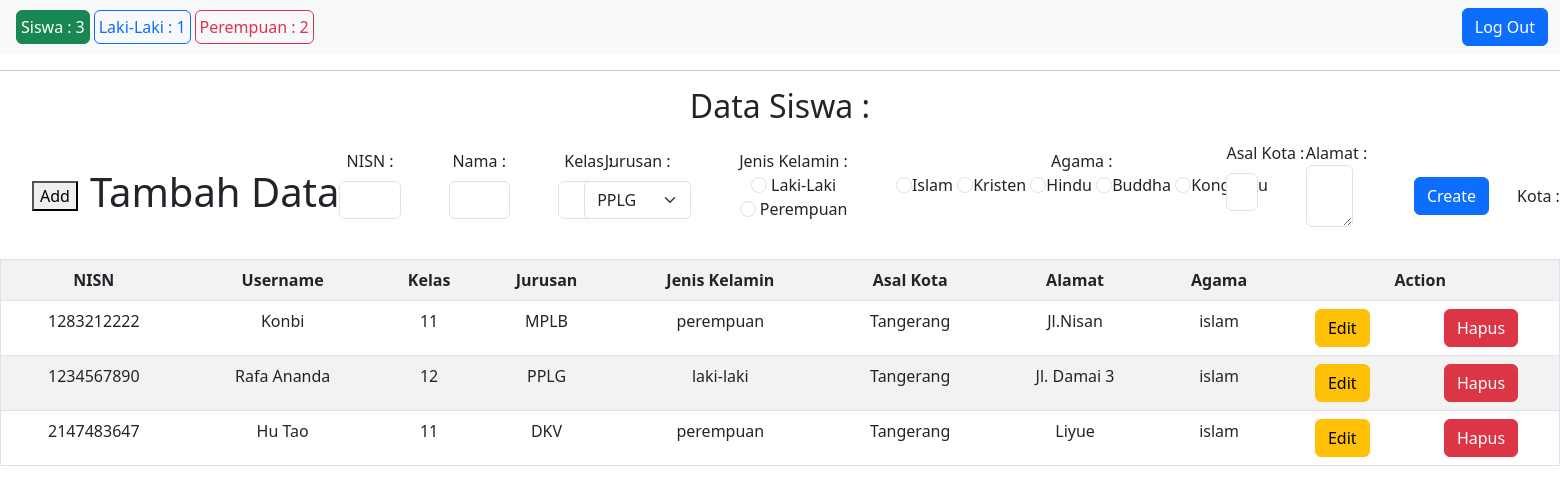
The app's page /belajarphp/tester/dashboard.php with its own data.
### tables this page shows
CREATE TABLE IF NOT EXISTS `users` (
  `id` int(11) NOT NULL AUTO_INCREMENT,
  `nisn` int(11) DEFAULT NULL,
  `username` varchar(255) DEFAULT NULL,
  `kelas` varchar(50) DEFAULT NULL,
  `jurusan` varchar(100) DEFAULT NULL,
  `jeniskelamin` varchar(59) DEFAULT NULL,
  `asalkota` varchar(255) DEFAULT NULL,
  `alamat` varchar(255) DEFAULT NULL,
  `agama` varchar(255) DEFAULT NULL,
  `gambarsiswa` varchar(255) NOT NULL,
  `izin` varchar(255) DEFAULT 'view',
  PRIMARY KEY (`id`),
  UNIQUE KEY `nisn` (`nisn`)
);

### belajarphp/tester/dashboard.php (the view, shortened to what this page needs)
<?php
include('../asset/koneksi.php');
?>
<!DOCTYPE html>
<html lang="en">
<head>
    <link href="https://cdn.jsdelivr.net/npm/bootstrap@5.3.0/dist/css/bootstrap.min.css" rel="stylesheet">
</head>
<body>
    <nav class="navbar bg-body-tertiary">
        <div class="btnall container-fluid">
            <div class="btn btn-success ms-1 p-1">
            <div class="d-flex align-items-center">
                <p class="m-0">Siswa :</p>
                <?php
                $Qjumlahsiswa = "SELECT * FROM users";
                $Rjumlahsiswa = mysqli_query($conn, $Qjumlahsiswa);
                if($jumlahsiswa = mysqli_num_rows($Rjumlahsiswa)){
                    echo '<p class="ms-1 m-0"> '.$jumlahsiswa.' </p>';
                }
                ?>
            </div>
        </div>
            <div class="btn btn-outline-primary ms-1 p-1">
                <div class="d-flex align-items-center">
                    <p class="m-0">Laki-Laki :</p>
                    <?php
                    $Qjmllakilaki = "SELECT * FROM users WHERE jeniskelamin = 'laki-laki'";
                    $Rjmllakilaki = mysqli_query($conn, $Qjmllakilaki);
                    if($jmllakilaki = mysqli_num_rows($Rjmllakilaki)){
                        echo '<p class="ms-1 m-0"> '.$jmllakilaki.' </p>';
                    }
                    ?>
                </div>
            </div>
            <div class="btn btn-outline-danger ms-1 p-1">
                <div class="d-flex align-items-center">
                    <p class="m-0">Perempuan :</p>
                    <?php
                    $Qjmllakilaki = "SELECT * FROM users WHERE jeniskelamin = 'perempuan'";
                    $Rjmllakilaki = mysqli_query($conn, $Qjmllakilaki);
                    if($jmllakilaki = mysqli_num_rows($Rjmllakilaki)){
                        echo '<p class="ms-1 m-0"> '.$jmllakilaki.' </p>';
                    }
                    ?>
                </div>
            </div>
            <a class="btn btn-primary ms-auto" href="logout.php">Log Out</a>
        </div>
    </nav>
    <hr>
    <div class="table">
        <h2>Data Siswa :</h2>
        <div class="filter container-fluid" style="display : flex;">
            <form method="GET" action="" class="d-flex align-items-center gap-3 container-fluid" style="white-space: nowrap;">
            <nav class="navbar navbar-expand-lg container-fluid">
             <button data-bs-toggle="create" data-bs-target="#create">Add</button>
            <form action="" method="POST" class="create row p-4 border rounded shadow bg-light" style="width :70%;">
        <div class="addbox container-fluid">
            <h1>Tambah Data</h1>
            <div class="d-flex">
                <div class="col-md-3">
                    <label for="nisn" class="form-label">NISN :</label>
                    <input type="number" name="nisn" id="nisn" class="form-control" required><br>
                </div>
                <div class="col-md-3 ms-5">
                    <label for="nama" class="form-label">Nama :</label>
                    <input type="text" name="nama" id="nama" class="form-control" required><br>
                </div>
                <div class="col-3 ms-5">
                    <label for="kelas" class="form-label">Kelas :</label>
                    <input type="kelas" name="kelas" id="kelas" class="form-control" required><br>
                </div>
            </div>
            <div class="d-flex">
                <div class="col-2">
                    <label for="jurusan" class="form-label">Jurusan :</label>
                    <select name="jurusan" id="jurusan" class="form-select" required>
                        <option>PPLG</option>
                    </select><br>
                </div>
                <div class="ms-5">
                    <label for="jeniskelamin">Jenis Kelamin :</label><br>
                    <input type="radio" name="jeniskelamin" id="cowo" value="laki-laki" class="form-check-input" required>
                    <label for="" class="form-check-label">Laki-Laki</label><br>
                    <input type="radio" name="jeniskelamin" id="cewe" value="perempuan" class="form-check-input" required>
                    <label for="" class="form-check-label">Perempuan</label><br>
                </div>
                <div class="ms-5">
                    <th>
                        <tr>
                            <label for="agama">Agama :</label><br>
                            <input type="radio" name="agama" id="islam" value="islam" class="form-check-input" required>Islam
                            <input type="radio" name="agama" id="kristen" value="kristen" class="form-check-input" required>Kristen
                        </tr>
                    </th>
                    <th>
                        <tr>
                            <input type="radio" name="agama" id="hindu" value="hindu" class="form-check-input" required>Hindu
                            <input type="radio" name="agama" id="budha" value="budha" class="form-check-input" required>Buddha
                            <input type="radio" name="agama" id="konghucu" value="konghucu" class="form-check-input" required>Konghucu
                        </tr>
                    </th>
                </div>
            </div>
            <div class="d-flex">
                <div class="col-2">
                    <label for="asalkota" class="form-label" >Asal Kota :</label>
                    <input type="text" name="asalkota" id="asalkota" class="form-control" required><br>
                </div>
                <div class="form-floatinf col-6 ms-5 col-md-3">
                    <label for="alamat">Alamat :</label><br>
                    <textarea class="form-control" name="alamat" id="alamat" required></textarea><br>
                </div>
            </div>
            <div class="btnadd" style="text-align :right;">
                <input type="submit" name="submit" id="submit" value="Create" class="btn btn-primary">
            </div>
        </div>
    </form>
            <label for="filter-kota" class="ms-3">Kota :</label>
        </nav>
        </form>
    </div>
        <table border="1" class="table table-striped">
            <tr>
                <th>NISN</th>
                <th>Username</th>
                <th>Kelas</th>
                <th>Jurusan</th>
                <th>Jenis Kelamin</th>
                <th>Asal Kota</th>
                <th>Alamat</th>
                <th>Agama</th>
                <th colspan="2">Action</th>
            </tr>
            <?php
            include_once('../asset/koneksi.php');
            $whereClause = "";
            $Vquery = "SELECT * FROM users $whereClause ORDER BY asalkota ASC";
            $Vresult = mysqli_query($conn, $Vquery);
            while($tampil = mysqli_fetch_array($Vresult)){
            ?>
            <tr>
                <td><?php echo $tampil['nisn'] ?></td>
                <td><?php echo $tampil['username'] ?></td>
                <td><?php echo $tampil['kelas'] ?></td>
                <td><?php echo $tampil['jurusan'] ?></td>
                <td><?php echo $tampil['jeniskelamin'] ?></td>
                <td><?php echo $tampil['asalkota'] ?></td>
                <td><?php echo $tampil['alamat'] ?></td>
                <td><?php echo $tampil['agama'] ?></td>
                <td class="gap-1"><a class="btn btn-warning" href="../asset/edituser.php?id=<?php echo $tampil['id']; ?>">Edit</a></td>
                <td class="gap-1"><a class="btn btn-danger" href="?id=<?php echo $tampil['id'] ?>">Hapus</a></td>
            </tr>
            <?php } ?>
        </table>
    </div>
</body>
</html>

### belajarphp/tester/dashboard.php (style rules this page uses)
body { justify-content: center; text-align: center; }
.table { place-items: center; }

### records on screen
users: nisn "1283212222", username "Konbi", kelas "11", jurusan "MPLB", jeniskelamin "perempuan", asalkota "Tangerang", alamat "Jl.Nisan", agama "islam"
users: nisn "1234567890", username "Rafa Ananda", kelas "12", jurusan "PPLG", jeniskelamin "laki-laki", asalkota "Tangerang", alamat "Jl. Damai 3", agama "islam"
users: nisn "2147483647", username "Hu Tao", kelas "11", jurusan "DKV", jeniskelamin "perempuan", asalkota "Tangerang", alamat "Liyue", agama "islam"

### other values on screen
$jumlahsiswa "3"
$jmllakilaki "1"
$jmllakilaki "2"
